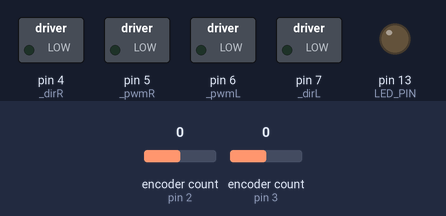
Simulated run of this sketch. Board: Arduino Uno, built with avr-gcc and run on an emulated ATmega328P. Parts: switched loads named in the sketch (green lamp = pin HIGH), output pins drawn as LEDs (lit = HIGH). Inputs (shaded band) come from the test bench; at power-on: encoder count (sensors on pin 2, pin 3) 0. The sensor or clock chip raises its interrupt line as the real part does; what the sketch prints to the serial monitor is not drawn.

Above: at 0.1 s.
At 0.97 s:
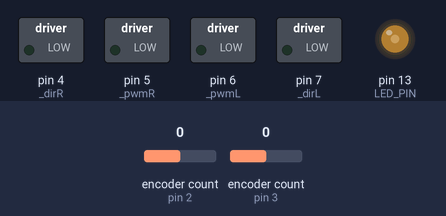
Timing chart, 0 to 40.0 s (numbered marks = the images above):
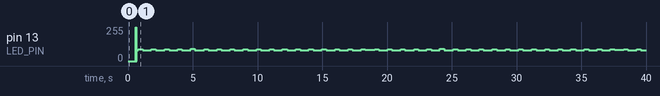

The sketch:

robot.ino
```cpp
#include <Wire.h>
#include <Encoder.h>
#include "I2Cdev.h"
#include "MPU6050_6Axis_MotionApps20.h"
#include "motorcontroller.h"
#include "regulatorPID.h"

MPU6050 mpu; // adres 0x68 (AD0 LOW)


#define dirR 4
#define pwmR 5
#define pwmL 6
#define dirL 7

Encoder encLeft(2, 9);
Encoder encRight(3, 8);

double encPosition = 0;
double encOrientation = 0;
double encRotation = 0;
double encVelocity = 0;
double encVelocityFiltered = 0;
double filterLPF = 0.08;
long lastTime = 0;
long lastTime2 = 0;
int timer2 = 0;

MotorController motor(pwmR, dirR, pwmL, dirL);

// BALANCE PID
double requestedTheta = 0;
double balanceKp = 15;
double balanceKi = 100;
double balanceKd = 0.5;
double angleTheta, outputPWM;
int minAbsSpeed = 0;

regulatorPID balancePID(&angleTheta, &outputPWM, &requestedTheta, balanceKp, balanceKi, balanceKd, REVERSE);

// Velocity PID
double requestedVelocity = 0;
double velocityKp = 20;
double velocityKi = 15;
double velocityKd = 0;
double velocity = 0;


regulatorPID velocityPID(&velocity, &requestedTheta, &requestedVelocity, velocityKp, velocityKi, velocityKd, DIRECT);

// Position PID
double requestedPosition = 0;
double positionKp = 1;
double positionKi = 0;
double positionKd = 0;
double position = 0;


regulatorPID positionPID(&position, &requestedVelocity, &requestedPosition, positionKp, positionKi, positionKd, DIRECT);


// Rotation PID
double requestedRotation = 0;
double rotationKp = 2;
double rotationKi = 0;
double rotationKd = 0;
double outputTurn;

regulatorPID rotationPID(&encRotation, &outputTurn, &requestedRotation, rotationKp, rotationKi, rotationKd, DIRECT);


// TURN PID
double requestedTurn = 0;
double turnKp = 0;
double turnKi = 0;
double turnKd = 0;
//double outputTurn;

regulatorPID turnPID(&encOrientation, &requestedRotation, &requestedTurn, turnKp, turnKi, turnKd, DIRECT);


#define LED_PIN 13 // (Arduino is 13, Teensy is 11, Teensy++ is 6)
bool blinkState = false;

// MPU control/status vars
bool dmpReady = false;  // set true if DMP init was successful
uint8_t mpuIntStatus;   // holds actual interrupt status byte from MPU
uint8_t devStatus;      // return status after each device operation (0 = success, !0 = error)
uint16_t packetSize;    // expected DMP packet size (default is 42 bytes)
uint16_t fifoCount;     // count of all bytes currently in FIFO
uint8_t fifoBuffer[64]; // FIFO storage buffer

// orientation/motion vars
Quaternion q;           // [w, x, y, z]         quaternion container
VectorFloat gravity;    // [x, y, z]            gravity vector
float ypr[3];           // [yaw, pitch, roll]   yaw/pitch/roll container and gravity vector

int16_t ax, ay, az;
int16_t gx, gy, gz;

//bool oneTime = false;


// ================================================================
// ===               INTERRUPT DETECTION ROUTINE                ===
// ================================================================

volatile bool mpuInterrupt = false;     // indicates whether MPU interrupt pin has gone high
void dmpDataReady()
{
  mpuInterrupt = true;
}

void setup() {

  Wire.begin();
  TWBR = 24;

 // Serial.begin(115200);
Serial.begin(9600);

  // initialize device
  Serial.println(F("Initializing I2C devices..."));
  mpu.initialize();

  // verify connection
  Serial.println(F("Testing device connections..."));
  Serial.println(mpu.testConnection() ? F("MPU6050 connection successful") : F("MPU6050 connection failed"));
  delay(2);
  //  // wait for ready
  //  Serial.println(F("\nSend any character to begin DMP programming and demo: "));
  //  while (Serial.available() && Serial.read()); // empty buffer
  //  while (!Serial.available());                 // wait for data
  //  while (Serial.available() && Serial.read()); // empty buffer again

  // load and configure the DMP
  Serial.println(F("Initializing DMP..."));
  devStatus = mpu.dmpInitialize();

  //  mpu.setFullScaleGyroRange(MPU6050_GYRO_FS_250);
  //  mpu.setFullScaleAccelRange(MPU6050_ACCEL_FS_2);

  // supply your own gyro offsets here, scaled for min sensitivity
  mpu.setXGyroOffset(25);
  mpu.setYGyroOffset(12);
  mpu.setZGyroOffset(-9);
  //-4503  -1159 830 28  8 -10

  mpu.setXAccelOffset(-4503);
  mpu.setYAccelOffset(-1159);
  mpu.setZAccelOffset(830);
  //  Your offsets:  -4496 -1171 828 26  5 -10
  //
  //Data is printed as: acelX acelY acelZ giroX giroY giroZ

  // make sure it worked (returns 0 if so)
  if (devStatus == 0) {
    // turn on the DMP, now that it's ready
    Serial.println(F("Enabling DMP..."));
    mpu.setDMPEnabled(true);

    // enable Arduino interrupt detection
    Serial.println(F("Enabling interrupt detection (Arduino external interrupt 0)..."));
    attachInterrupt(digitalPinToInterrupt(10), dmpDataReady, RISING);
    mpuIntStatus = mpu.getIntStatus();

    // set our DMP Ready flag so the main loop() function knows it's okay to use it
    Serial.println(F("DMP ready! Waiting for first interrupt..."));
    dmpReady = true;

    // get expected DMP packet size for later comparison
    packetSize = mpu.dmpGetFIFOPacketSize();


    balancePID.SetMode(AUTOMATIC);
    balancePID.SetSampleTime(3);
    balancePID.SetOutputLimits(-255, 255);
    balancePID.SetITermLimits(-255, 255);

    velocityPID.SetMode(AUTOMATIC);
    velocityPID.SetSampleTime(3);
    velocityPID.SetOutputLimits(-30, 30); // maksymalny kąt, którym robot będzie hamował
    velocityPID.SetITermLimits(-3, 3);  // maksymalny kąt, w którym robot będzie próbował balansować przy zmienionym obciążeniu

    positionPID.SetMode(AUTOMATIC);
    positionPID.SetSampleTime(100);
    positionPID.SetOutputLimits(-0.2, 0.2); // maksymalna prędkość którą robot będzie wracał do pozycji
    positionPID.SetITermLimits(-0.2, 0.2);

    turnPID.SetMode(AUTOMATIC);
    turnPID.SetSampleTime(100);
    turnPID.SetOutputLimits(-50, 50);
    turnPID.SetITermLimits(-50, 50);

    rotationPID.SetMode(AUTOMATIC);
    rotationPID.SetSampleTime(10);
    rotationPID.SetOutputLimits(-50, 50);
    rotationPID.SetITermLimits(-50, 50);
  } else {
    // ERROR!
    // 1 = initial memory load failed
    // 2 = DMP configuration updates failed
    // (if it's going to break, usually the code will be 1)
    Serial.print(F("DMP Initialization failed (code "));
    Serial.print(devStatus);
    Serial.println(F(")"));

  }
  // configure LED for output

  lastTime = millis();
  lastTime2 = micros();
  //  long actTimeMillis = millis();
  // int dtMillis = actTimeMillis - lastTimeMillis;

  long newLeft, newRight;
  newLeft = encLeft.read();
  newRight = encRight.read();
  encPosition = (double)(newLeft + newRight) / 2400; //obroty
  encOrientation = (double)(newLeft - newRight) * 360 / 3840;

  pinMode(LED_PIN, OUTPUT);
}

void loop() {

//12480
//7280
//7280
//12480
//7280
//7280
//12480
//7280


//852
//424
//424
//848
//432
//432
//844
//424
//424

//12
//328
//328
//852
//1360
//852

//12
//4148
//4148
//12480
//21840
//12480


  blinkState = !blinkState;
  minAbsSpeed++;
  digitalWrite(LED_PIN, blinkState);
  long actTime2 = micros();
  int timer1 = actTime2-lastTime2;
  lastTime2=actTime2;
  if(minAbsSpeed == 1)
  {
    timer2 = timer1;
  }
  else
  {
    if (minAbsSpeed == 2)
    {
      Serial.println(timer1);
    }
    else if (minAbsSpeed == 3)
    {
      Serial.println(timer1);
      Serial.println(timer1);
    }
    else
    {
      Serial.println(timer1);
      Serial.println(timer2);
      Serial.println(timer1);
      minAbsSpeed =0;
    }
  }

  // if programming failed, don't try to do anything
 // if (!dmpReady) return;

  // wait for MPU interrupt or extra packet(s) available
//  while (!mpuInterrupt && fifoCount < packetSize) {
//    if (oneTime) {
//      oneTime = false;
//
//
//
//      /* Print Data */
//#if 0 // Set to 1 to activate
//      mpu.getMotion6(&ax, &ay, &az, &gx, &gy, &gz);
//      Serial.print(ax); Serial.print("\t");
//      Serial.print(ay); Serial.print("\t");
//      Serial.print(az); Serial.print("\t");
//      Serial.print(gx); Serial.print("\t");
//      Serial.print(gy); Serial.print("\t");
//      Serial.print(gz); Serial.print("\t");
//      // Serial.print("\t");
//#endif
//
//    }
 /*   if (abs(ypr[1]) > 0.6)
    {
      // motor.stopMoving();
      angleTheta = requestedTheta;
      motor.move(0);
    }
    else {
      angleTheta = ypr[1] * 180 / M_PI;
      positionPID.Compute();
      rotationPID.Compute();
      turnPID.Compute();
      velocityPID.Compute();
      balancePID.Compute();

      motor.moveTurn(outputPWM, outputTurn);
    }

    long actTime = micros();
    if ((actTime - lastTime) > 20)
    {
      int dt = actTime - lastTime;
      lastTime = actTime;

      long newLeft, newRight;
      newLeft = encLeft.read();
      newRight = encRight.read();
      double newPosition = (double)(newLeft + newRight) / 2400;   // obroty kół
//      Serial.print(newLeft);
//      Serial.print("\t");
//      Serial.println(newRight);
      encVelocity = (double)(newPosition - encPosition) * 188500 / dt;  // obr/min: (double)(newPosition - encPosition) * 60000000 / dt;
      encVelocityFiltered = encVelocityFiltered * (1 - filterLPF) + encVelocity * filterLPF;

      double newOrientation = (double)(newLeft - newRight) * 360 / 3718; //3840; kąt w stopniach
      double encRotationRAW = (double)(newOrientation - encOrientation) * 1000000/dt;  //stopnie na sekundę

    //  double rotationFilter = encRotation
      encRotation = encRotation * (1- 0.01) + encRotationRAW * 0.01;

      position = (double) newPosition * 0.1885;
      velocity = encVelocityFiltered;
      encPosition = newPosition;
      encOrientation = newOrientation;
    }


    if (Serial.available() )
    {
      char inChar = (char)Serial.read();
      char tab = (char)Serial.read();
      float data = Serial.parseFloat();
      char newLine = (char)Serial.read();

      switch (inChar)
      {
        case 'u':
        {
          double reqSpeed = data;
        //  positionPID.SetOutputLimits(-itermlim, itermlim);
          requestedVelocity = reqSpeed /100;
        }
         // requestedTheta = data;
          break;
        case 'o':
        {
          double reqRotation = data;
          requestedRotation = reqRotation;
        //  positionPID.SetOutputLimits(-itermlim, itermlim);
         // requestedVelocity = reqSpeed /100;
        }
         // requestedTheta = data;
          break;
          case 'a':
        {
          bool checked = data;
          positionPID.SetMode(checked? AUTOMATIC:MANUAL);
        }
         // requestedTheta = data;
          break;
          case 'g':
        {
          bool checked = data;
          turnPID.SetMode(checked? AUTOMATIC:MANUAL);
        }
         // requestedTheta = data;
          break;
        case 's':
        {
          double itermlim = data;
        //  positionPID.SetOutputLimits(-itermlim, itermlim);
          positionPID.SetOutputLimits(-itermlim, itermlim);
        }
         // requestedTheta = data;
          break;
        case 'p':
          balanceKp = data;
          balancePID.SetTunings(balanceKp, balanceKi, balanceKd);
          break;
        case 'i':
          balanceKi = data;
          balancePID.SetTunings(balanceKp, balanceKi, balanceKd);
          break;
        case 'd':
          balanceKd = data;
          balancePID.SetTunings(balanceKp, balanceKi, balanceKd);
          break;
        case 'h':
          turnKp = data;
          turnPID.SetTunings(turnKp, turnKi, turnKd);
          break;
        case 'j':
          turnKi = data;
          turnPID.SetTunings(turnKp, turnKi, turnKd);
          break;
        case 'k':
          turnKd = data;
          turnPID.SetTunings(turnKp, turnKi, turnKd);
          break;
        case 'l':
          rotationKp = data;
          rotationPID.SetTunings(rotationKp, rotationKi, rotationKd);
          break;
        case 'z':
          rotationKi = data;
          rotationPID.SetTunings(rotationKp, rotationKi, rotationKd);
          break;
        case 'x':
          rotationKd = data;
          rotationPID.SetTunings(rotationKp, rotationKi, rotationKd);
          break;
        case 'm':
        {
          double itermlim = data;
          velocityPID.SetITermLimits(-itermlim, itermlim);
        }
         // minAbsSpeed = (int)data;
          break;
        case 'f':
          filterLPF = data;
          break;
        case 'q':
          velocityKp = data;
          velocityPID.SetTunings(velocityKp, velocityKi, velocityKd);
          break;
        case 'w':
          velocityKi = data;
          velocityPID.SetTunings(velocityKp, velocityKi, velocityKd);
          break;
        case 'e':
          velocityKd = data;
          velocityPID.SetTunings(velocityKp, velocityKi, velocityKd);
          break;
        case 'r':
          positionKp = data;
          positionPID.SetTunings(positionKp, positionKi, positionKd);
          break;
        case 't':
          positionKi = data;
          positionPID.SetTunings(positionKp, positionKi, positionKd);
          break;
        case 'y':
          positionKd = data;
          positionPID.SetTunings(positionKp, positionKi, positionKd);
          break;
        default:
          break;
      }
      //      Serial.print(inChar);
      //      Serial.print(tab);
      //      Serial.print(data);
      //      Serial.print(newLine);
    }
    // other program behavior stuff here
    // .
    // .
    // .
    // if you are really paranoid you can frequently test in between other
    // stuff to see if mpuInterrupt is true, and if so, "break;" from the
    // while() loop to immediately process the MPU data
    // .
    // .
    // .

 // }
 // oneTime = true;
  // reset interrupt flag and get INT_STATUS byte
  mpuInterrupt = false;
  mpuIntStatus = mpu.getIntStatus();

  // get current FIFO count
  fifoCount = mpu.getFIFOCount();

  // check for overflow (this should never happen unless our code is too inefficient)
  if ((mpuIntStatus & 0x10) || fifoCount == 1024) {
    // reset so we can continue cleanly
    mpu.resetFIFO();
    Serial.println(F("FIFO overflow!"));

    // otherwise, check for DMP data ready interrupt (this should happen frequently)
  } else if (mpuIntStatus & 0x02) {
  /*  // wait for correct available data length, should be a VERY short wait
    while (fifoCount < packetSize) fifoCount = mpu.getFIFOCount();

    // read a packet from FIFO
    mpu.getFIFOBytes(fifoBuffer, packetSize);

    // track FIFO count here in case there is > 1 packet available
    // (this lets us immediately read more without waiting for an interrupt)
    fifoCount -= packetSize;

    mpu.dmpGetQuaternion(&q, fifoBuffer);
    mpu.dmpGetGravity(&gravity, &q);
    mpu.dmpGetYawPitchRoll(ypr, &q, &gravity);

#if 0//OUTPUT_READABLE_YAWPITCHROLL
    // display Euler angles in degrees

    Serial.print("\r\nypr\t");
    Serial.print(ypr[0] * 180 / M_PI);
    Serial.print("\t");
    Serial.print(ypr[1] * 180 / M_PI);
    Serial.print("\t");
    Serial.print(ypr[2] * 180 / M_PI);
    Serial.print("\t\r\n");
#endif


#if 0
    Serial.print("ypr"); Serial.print("\t");
    Serial.print(ypr[1] * 180 / M_PI); Serial.print("\t");
    Serial.print(requestedTheta); Serial.print("\t");
    Serial.print(angleTheta); Serial.print("\t");
    Serial.print(outputPWM); Serial.println("\t");
#endif

#if 0
    Serial.print("ypr"); Serial.print("\t");
    Serial.print(ypr[0] * 180 / M_PI); Serial.print("\t");
    Serial.print(encOrientation); Serial.print("\t");
    Serial.print(encVelocity); Serial.print("\t");
    Serial.print(encVelocityFiltered); Serial.println("\t");
#endif


#if 0
 //   Serial.print("ypr"); Serial.print("\t");
  //  Serial.print(encPosition); Serial.print("\t");
  //  Serial.print(encOrientation); Serial.print("\t");
 //   Serial.print(encVelocity); Serial.print("\t");
 //   Serial.print(encRotation); Serial.println("\t");
    //&angleTheta, &outputPWM, &requestedTheta
#endif
    // blink LED to indicate activity
    blinkState = !blinkState;
    digitalWrite(LED_PIN, blinkState);

    // delay(2);
  }*/
}
```

motorcontroller.cpp
```cpp
#include "motorcontroller.h"
#include "Arduino.h"


MotorController::MotorController(int pwmR, int dirR, int pwmL, int dirL)
{
    _pwmR = pwmR;
    _pwmL = pwmL;
    _dirR = dirR;
    _dirL = dirL;

    pinMode(_pwmR, OUTPUT);
    pinMode(_pwmL, OUTPUT);
    pinMode(_dirR, OUTPUT);
    pinMode(_dirL, OUTPUT);
}


void MotorController::move(int speed, int minAbsSpeed)
{
    int direction = 1;

    if (speed < 0)
    {
        direction = -1;

        speed = min(speed, -1*minAbsSpeed);
        speed = max(speed, -255);
    }
    else
    {
        speed = max(speed, minAbsSpeed);
        speed = min(speed, 255);
    }

    if (speed == _currentSpeed) return;

    int realSpeed = max(minAbsSpeed, abs(speed));

    digitalWrite(_dirL, speed > 0 ? HIGH : LOW);
    digitalWrite(_dirR, speed > 0 ? HIGH : LOW);
    analogWrite(_pwmL, abs(realSpeed));
    analogWrite(_pwmR, abs(realSpeed));

    _currentSpeed = direction * realSpeed;
}


void MotorController::move(int speed)
{
    if (speed == _currentSpeed) return;

    if (speed > 255) speed = 255;
    else if (speed < -255) speed = -255;

    digitalWrite(_dirL, speed > 0 ? HIGH : LOW);
    digitalWrite(_dirR, speed > 0 ? HIGH : LOW);
    analogWrite(_pwmL, abs(speed));
    analogWrite(_pwmR, abs(speed));

    _currentSpeed = speed;
}


void MotorController::stopMoving()
{
    digitalWrite(_dirL, LOW);
    digitalWrite(_dirR, LOW);
    digitalWrite(_pwmL, HIGH);
    digitalWrite(_pwmR, HIGH);

    _currentSpeed = 0;
}

void MotorController::moveTurn(int speed, int turn)
{
  if ((speed == _currentSpeed)&&(turn == _currentTurn)) return;

  int _speedR = speed + turn;
  int _speedL = speed - turn;

    if (_speedR > 255) _speedR = 255;
    else if (_speedR < -255) _speedR = -255;
    if (_speedL > 255) _speedL = 255;
    else if (_speedL < -255) _speedL = -255;

    digitalWrite(_dirL, _speedL > 0 ? HIGH : LOW);
    digitalWrite(_dirR, _speedR > 0 ? HIGH : LOW);
    analogWrite(_pwmL, abs(_speedL));
    analogWrite(_pwmR, abs(_speedR));

    _currentSpeed = speed;
    _currentTurn = turn;
}
```

Source omitted: motorcontroller.h (405 bytes), regulatorpid.cpp (7478 bytes), regulatorpid.h (3845 bytes)
